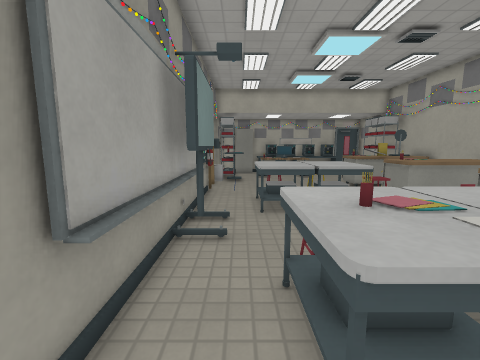
[1] (above)

16 first-person views from a walk through a 3-D level made in the Godot game engine. The camera is 1.3 m above the floor, tilts 8° down and sees 90° across. The floor is counted in squares, 0.5 m on a side. Each view is taken from the middle of a square. On the plan, view 1 faces up. The plan holds only what a view shows up to about 17 squares ahead; the rest is blank. Surface patterns are stand-ins for the level's own textures.

[2]
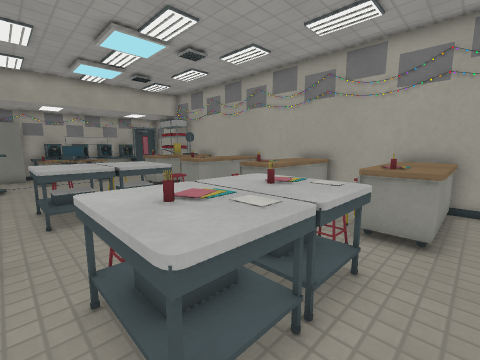

[3]
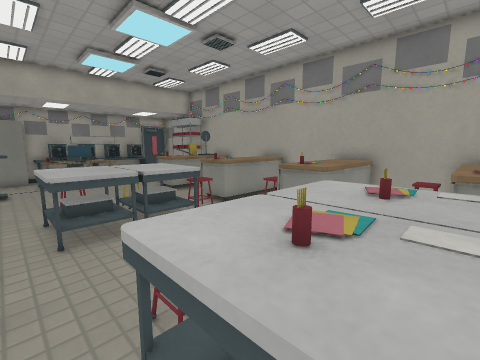

[4]
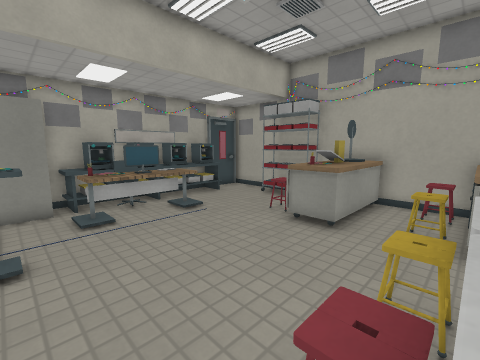

[5]
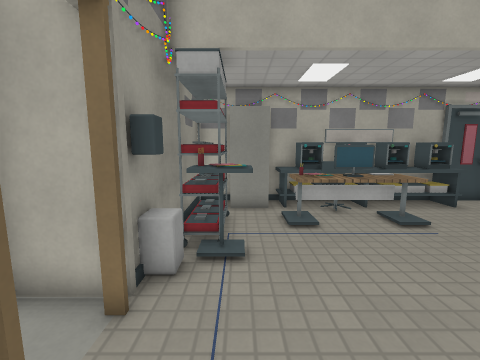

[6]
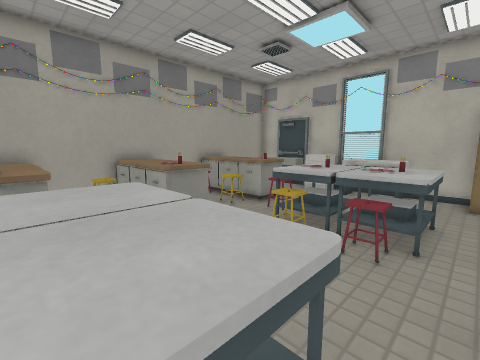

[7]
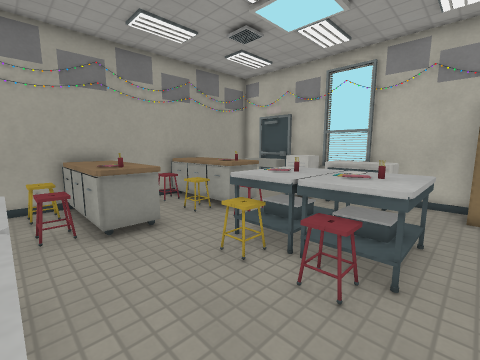

[8]
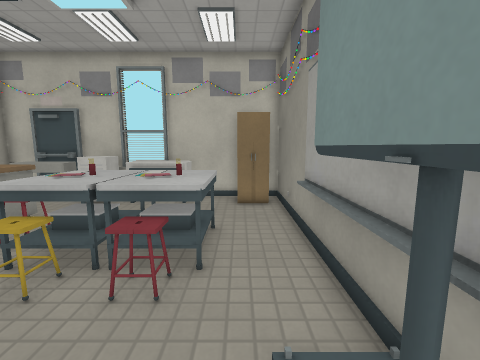

[9]
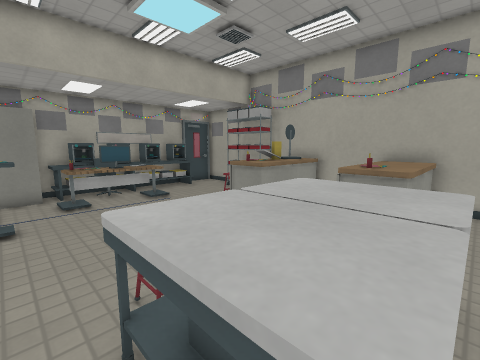

[10]
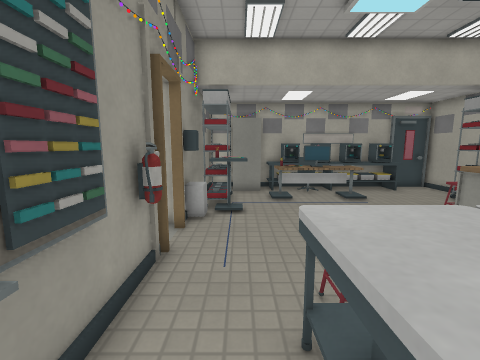

[11]
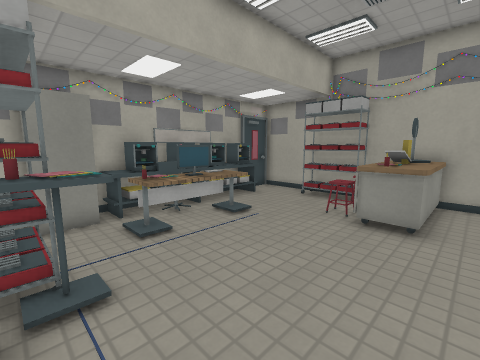

[12]
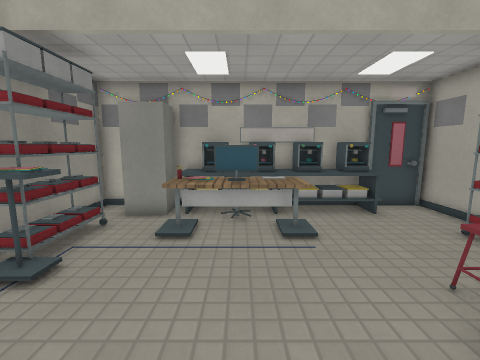

[13]
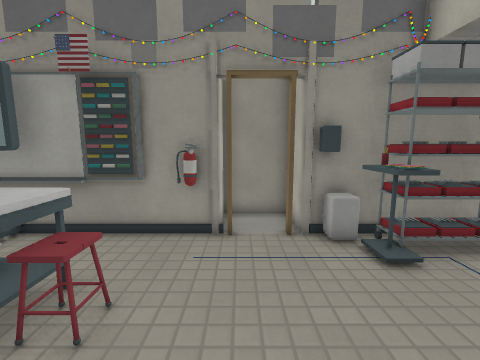

[14]
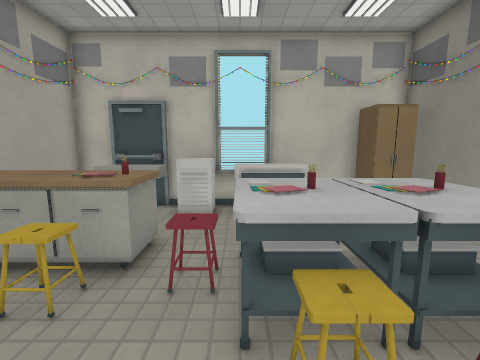

[15]
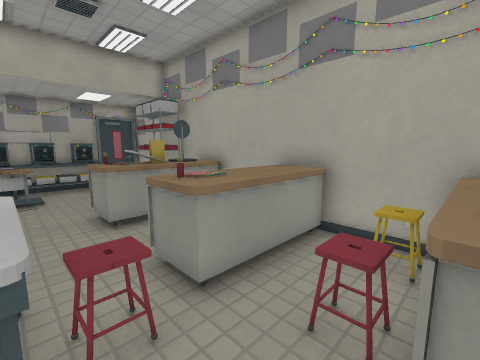

[16]
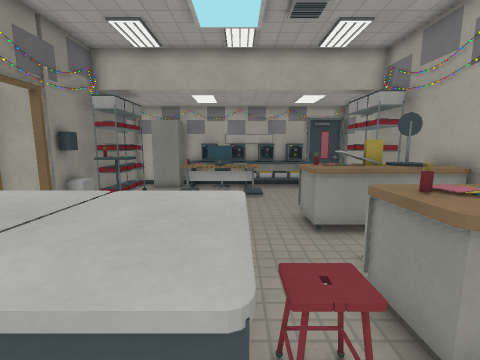

### Floor plan
Key: @ floor where view 1 was taken; # wall or solid block; . floor; D closed door; = window, fence, low wall or low ledge; ^ raised ledge; C cabinet; E fire extinguisher; S stool; K desk; H chair; R rack; O other object.
Columns run from 4 left of view 1 to 12 right of it. Each row starts with its distance up from view 1.
 25   #############
 24   #.CC^^^^^^^^DD#
 23   #.CC^#H^^^^.=.#
 22   #R..KKKKK.....#
 21   #RR.KKKKK....R#
 20   #RR.KKKKK....R#
 19   #R^..........R#
 18   #^^.......SSOR#
 17 ###........#SSOO#
 16 #..........^^^^^^
 15 # C........^^^^^^
 14 ##E.............#
 13  ##..SS.S...SSSS#
 12   #..SS^S^.^^^^^^
 11   #..^^^^^S^^^^^^
 10   #..^^^^SS.^^^^#
  9   ##.^^^^^......#
  8    #........SSSS#
  7    #.......^^^^^^
  6    #.......^^^^^^
  5    #.SS.S.....  #
  4   # .^^^^^..SSSS#
  3   #..^^^^SS.SSSS#
  2   #..^^^^^S^^^^^^
  1   #........^^^^^^
  0   #.@...........#
 -1   #...........  #
 -2   #CC..^^^^^^^^ #
 -3   #CC #^^##^#DD##
 -4   ###########

Where each view was taken, in squares from view 1:
view 1: 0 up, 0 right, facing up
view 2: 0 up, 0 right, facing up-right
view 3: 2 up, 0 right, facing up-right
view 4: 12 up, 0 right, facing up-right
view 5: 13 up, 0 right, facing up
view 6: 11 up, 0 right, facing down-right
view 7: 9 up, 0 right, facing down-right
view 8: 9 up, 0 right, facing down
view 9: 9 up, 0 right, facing up-right
view 10: 9 up, 0 right, facing up
view 11: 14 up, 1 left, facing up-right
view 12: 14 up, 4 right, facing up
view 13: 15 up, 5 right, facing left
view 14: 7 up, 5 right, facing down
view 15: 7 up, 5 right, facing up-right
view 16: 8 up, 5 right, facing up
